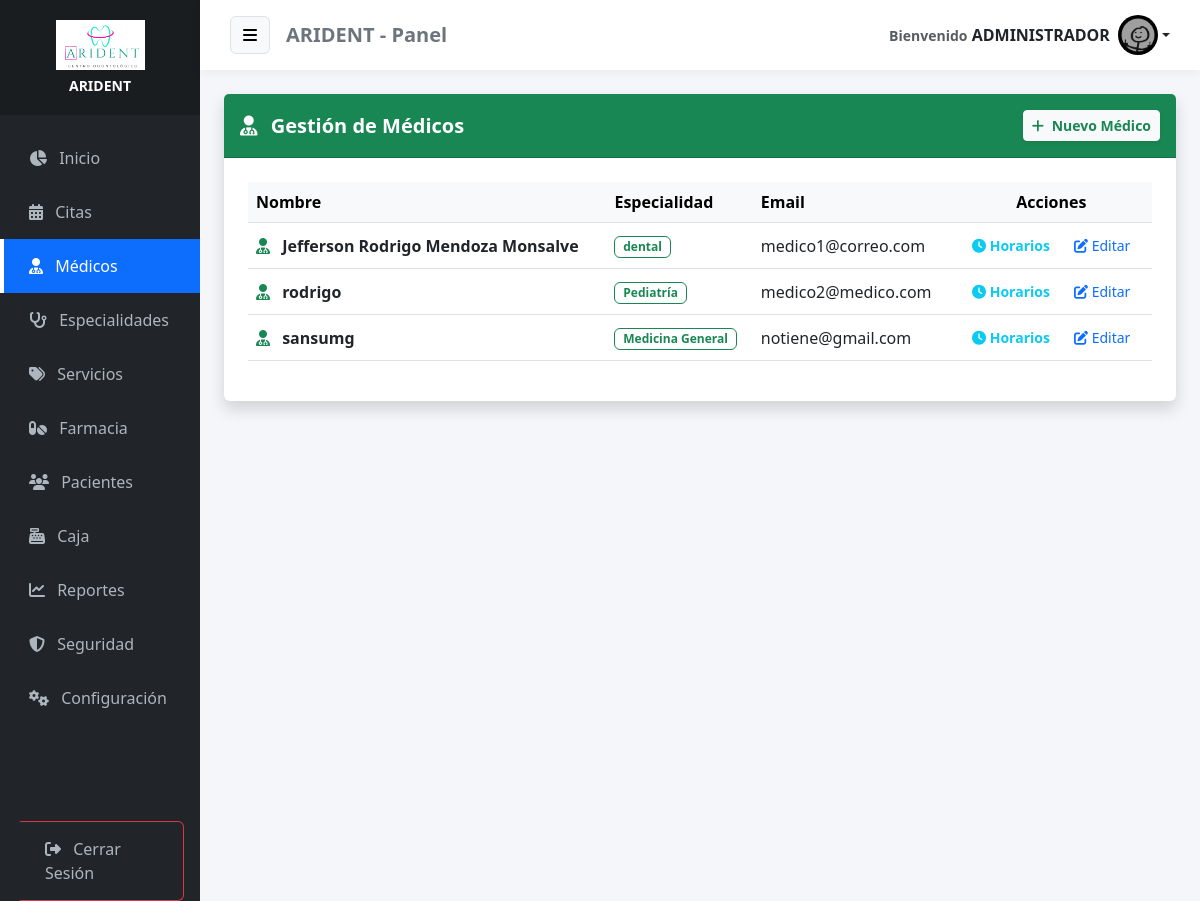
The app's page /medicos (signed in) with its own data.
### tables this page shows
CREATE TABLE IF NOT EXISTS `configuracion` (
  `id` int NOT NULL,
  `nombre_clinica` varchar(100) DEFAULT NULL,
  `direccion` varchar(255) DEFAULT NULL,
  `telefono` varchar(50) DEFAULT NULL,
  `email` varchar(100) DEFAULT NULL,
  `moneda` varchar(5) DEFAULT 'S/.',
  `logo` varchar(255) DEFAULT NULL,
  PRIMARY KEY (`id`)
);

CREATE TABLE IF NOT EXISTS `medicos` (
  `id_medico` int NOT NULL AUTO_INCREMENT,
  `id_usuario` int NOT NULL,
  `id_especialidad` int NOT NULL,
  `colegiatura` varchar(20) DEFAULT NULL,
  PRIMARY KEY (`id_medico`),
  KEY `id_usuario` (`id_usuario`),
  KEY `id_especialidad` (`id_especialidad`),
  CONSTRAINT `medicos_ibfk_1` FOREIGN KEY (`id_usuario`) REFERENCES `usuarios` (`id_usuario`),
  CONSTRAINT `medicos_ibfk_2` FOREIGN KEY (`id_especialidad`) REFERENCES `especialidades` (`id_especialidad`)
);

CREATE TABLE IF NOT EXISTS `usuarios` (
  `id_usuario` int NOT NULL AUTO_INCREMENT,
  `nombre` varchar(100) NOT NULL,
  `documento_identidad` varchar(20) DEFAULT NULL,
  `email` varchar(100) NOT NULL,
  `telefono` varchar(20) DEFAULT NULL,
  `grupo_sanguineo` varchar(5) DEFAULT NULL,
  `alergias` text,
  `enfermedades_cronicas` text,
  `password` varchar(255) NOT NULL,
  `avatar` varchar(255) DEFAULT NULL,
  `id_rol` int DEFAULT NULL,
  `fecha_creacion` timestamp NULL DEFAULT CURRENT_TIMESTAMP,
  PRIMARY KEY (`id_usuario`),
  UNIQUE KEY `email` (`email`),
  KEY `id_rol` (`id_rol`),
  CONSTRAINT `usuarios_ibfk_1` FOREIGN KEY (`id_rol`) REFERENCES `roles` (`id_rol`)
);

CREATE TABLE IF NOT EXISTS `especialidades` (
  `id_especialidad` int NOT NULL AUTO_INCREMENT,
  `nombre` varchar(100) NOT NULL,
  PRIMARY KEY (`id_especialidad`)
);

### app/controllers/MedicoController.php (called while the page is built, shortened)
<?php
require_once APP_ROOT . '/models/Medico.php';
class MedicoController {
   public function index() {
    $database = new Database();
    $db = $database->connect();
    $medicoModel = new Medico($db);
    $resultado = $medicoModel->leer();
    require_once APP_ROOT . '/views/admin/medicos.php';
}
}

### app/models/Configuracion.php (called while the page is built, shortened)
<?php
class Configuracion {
    private $conn;
    private $table = 'configuracion';
    public function __construct($db) {
        $this->conn = $db;
    }
    public function obtener() {
        $query = "SELECT * FROM " . $this->table . " WHERE id = 1";
        $stmt = $this->conn->prepare($query);
        $stmt->execute();
        return $stmt->fetch(PDO::FETCH_ASSOC);
    }
}

### app/models/Medico.php (called while the page is built, shortened)
<?php
class Medico {
    private $conn;
    private $table = 'medicos';
    public function __construct($db) { $this->conn = $db; }
    public function leer() {
        $query = 'SELECT m.id_medico, u.nombre, u.email, e.nombre as especialidad, m.id_especialidad FROM ' . $this->table . ' m JOIN usuarios u ON m.id_usuario = u.id_usuario JOIN especialidades e ON m.id_especialidad = e.id_especialidad ORDER BY u.nombre ASC';
        $stmt = $this->conn->prepare($query); $stmt->execute(); return $stmt;
    }
}

### app/views/admin/medicos.php (the view, shortened to what this page needs)
<?php require_once APP_ROOT . '/views/layouts/header.php'; ?>
<div class="card shadow border-0">
    <div class="card-header bg-success text-white d-flex justify-content-between align-items-center py-3">
        <h5 class="mb-0 fw-bold"><i class="fas fa-user-md me-2"></i> Gestión de Médicos</h5>
        <button class="btn btn-light text-success fw-bold btn-sm shadow-sm" data-bs-toggle="modal" data-bs-target="#modalMedico">
            <i class="fas fa-plus me-1"></i> Nuevo Médico
        </button>
    </div>
    <div class="card-body p-4">
        <div class="table-responsive">
            <table class="table table-hover align-middle" id="tablaPro">
                <thead class="table-light">
                    <tr>
                        <th>Nombre</th>
                        <th>Especialidad</th>
                        <th>Email</th>
                        <th class="text-center">Acciones</th>
                    </tr>
                </thead>
                <tbody>
                    <?php if($resultado->rowCount() > 0): ?>
                        <?php while($row = $resultado->fetch(PDO::FETCH_ASSOC)): ?>
                        <tr>
                            <td class="fw-bold">
                                <i class="fas fa-user-md text-success me-2"></i>
                                <?php echo htmlspecialchars($row['nombre']); ?>
                            </td>
                            <td>
                                <span class="badge bg-soft-success text-success border border-success bg-opacity-10">
                                    <?php echo htmlspecialchars($row['especialidad']); ?>
                                </span>
                            </td>
                            <td><?php echo htmlspecialchars($row['email']); ?></td>
                            <td class="text-center">
                                <a href="<?php echo BASE_URL; ?>/medicos/horarios?id=<?php echo $row['id_medico']; ?>" class="btn btn-sm btn-outline-info border-0 fw-bold me-1">
                                    <i class="fas fa-clock"></i> Horarios
                                </a>
                                <button class="btn btn-outline-primary btn-sm border-0"
                                        data-bs-toggle="modal"
                                        data-bs-target="#modalEditar"
                                        onclick="cargarDatos('<?php echo $row['id_medico']; ?>', '<?php echo addslashes($row['nombre']); ?>', '<?php echo $row['email']; ?>', '<?php echo $row['id_especialidad']; ?>')">
                                    <i class="fas fa-edit"></i> Editar
                                </button>
                            </td>
                        </tr>
                        <?php endwhile; ?>
                    <?php endif; ?>
                </tbody>
            </table>
        </div>
    </div>
</div>
<?php require_once APP_ROOT . '/views/layouts/footer.php'; ?>

### app/views/layouts/header.php (shortened to what this page needs)
<?php
require_once APP_ROOT . '/models/Configuracion.php';
$db_header = new Database();
$conn_header = $db_header->connect();
$configModel_header = new Configuracion($conn_header);
$empresa_header = $configModel_header->obtener();
$nombre_app = !empty($empresa_header['nombre_clinica']) ? $empresa_header['nombre_clinica'] : 'MediCitas';
$logo_app   = !empty($empresa_header['logo']) ? $empresa_header['logo'] : null;
$rol = $_SESSION['id_de_rol_de_usuario'] ?? 0;
$uri = $_SERVER['REQUEST_URI'];
?>
<!DOCTYPE html>
<html lang="es">
<head>
    <link href="https://cdn.jsdelivr.net/npm/bootstrap@5.3.0/dist/css/bootstrap.min.css" rel="stylesheet">
    <link rel="stylesheet" href="https://cdnjs.cloudflare.com/ajax/libs/font-awesome/6.4.0/css/all.min.css">
    <link rel="stylesheet" href="https://cdn.datatables.net/1.13.4/css/dataTables.bootstrap5.min.css">
    <link rel="stylesheet" href="https://cdn.datatables.net/buttons/2.3.6/css/buttons.bootstrap5.min.css">
    <link href="https://cdn.jsdelivr.net/npm/select2@4.1.0-rc.0/dist/css/select2.min.css" rel="stylesheet">
    <link href="https://cdn.jsdelivr.net/npm/select2-bootstrap-5-theme@1.3.0/dist/select2-bootstrap-5-theme.min.css" rel="stylesheet">
</head>
<body>
<div class="container-fluid">
    <div class="row flex-nowrap">
        <div class="col-auto col-md-3 col-xl-2 px-0 sidebar-col bg-dark" id="sidebar">
            <div class="logo-area">
                <?php if ($logo_app && file_exists(APP_ROOT . '/../public/uploads/' . $logo_app)): ?>
                    <div class="mb-2">
                        <img src="<?php echo BASE_URL; ?>/uploads/<?php echo $logo_app; ?>" class="img-fluid" style="max-height:50px;">
                    </div>
                    <h6 class="text-white mb-0 fw-bold small"><?php echo $nombre_app; ?></h6>
                <?php else: ?>
                    <h4 class="text-white mb-0">
                        <i class="fas fa-heartbeat text-primary"></i> <?php echo $nombre_app; ?>
                    </h4>
                <?php endif; ?>
            </div>
            <div class="sidebar-menu mt-3">
                <a href="<?= BASE_URL ?>/home" class="<?= strpos($uri,'home')!==false?'active':'' ?>">
                    <i class="fas fa-chart-pie me-2"></i> Inicio
                </a>
                <a href="<?= BASE_URL ?>/citas" class="<?= strpos($uri,'citas')!==false?'active':'' ?>">
                    <i class="fas fa-calendar-alt me-2"></i> Citas
                </a>
                <?php if ($rol == 1): ?>
                    <a href="<?= BASE_URL ?>/medicos" class="<?= strpos($uri,'medicos')!==false?'active':'' ?>"><i class="fas fa-user-md me-2"></i> Médicos</a>
                    <a href="<?= BASE_URL ?>/especialidades" class="<?= strpos($uri,'especialidades')!==false?'active':'' ?>"><i class="fas fa-stethoscope me-2"></i> Especialidades</a>
                    <a href="<?= BASE_URL ?>/servicios" class="<?= strpos($uri,'servicios')!==false?'active':'' ?>"><i class="fas fa-tags me-2"></i> Servicios</a>
                <?php endif; ?>
                <?php if ($rol == 1 || $rol == 4): ?>
                    <a href="<?= BASE_URL ?>/medicamentos" class="<?= strpos($uri,'medicamentos')!==false?'active':'' ?>"><i class="fas fa-pills me-2"></i> Farmacia</a>
                    <a href="<?= BASE_URL ?>/pacientes" class="<?= strpos($uri,'pacientes')!==false?'active':'' ?>"><i class="fas fa-users me-2"></i> Pacientes</a>
                    <a href="<?= BASE_URL ?>/pagos" class="<?= strpos($uri,'pagos')!==false?'active':'' ?>"><i class="fas fa-cash-register me-2"></i> Caja</a>
                <?php endif; ?>
                <?php if ($rol == 1): ?>
                    <a href="<?= BASE_URL ?>/reportes" class="<?= strpos($uri,'reportes')!==false?'active':'' ?>"><i class="fas fa-chart-line me-2"></i> Reportes</a>
                    <a href="<?= BASE_URL ?>/auditoria" class="<?= strpos($uri,'auditoria')!==false?'active':'' ?>"><i class="fas fa-shield-alt me-2"></i> Seguridad</a>
                    <a href="<?= BASE_URL ?>/configuracion" class="<?= strpos($uri,'configuracion')!==false?'active':'' ?>"><i class="fas fa-cogs me-2"></i> Configuración</a>
                <?php endif; ?>
                <div class="mt-5 pt-5 px-3">
                    <a href="<?= BASE_URL ?>/auth/logout" class="btn btn-outline-danger w-100 text-start">
                        <i class="fas fa-sign-out-alt me-2"></i> Cerrar Sesión
                    </a>
                </div>
            </div>
        </div>
        <div class="col content-col">
            <div class="top-navbar mb-4">
                <div class="d-flex align-items-center">
                    <button class="btn btn-light me-3 border" id="menu-toggle"><i class="fas fa-bars"></i></button>
                    <h5 class="m-0 text-secondary fw-bold d-none d-md-block"><?= $nombre_app ?> - Panel</h5>
                </div>
                <div class="dropdown">
                    <a class="nav-link dropdown-toggle fw-bold text-dark d-flex align-items-center" data-bs-toggle="dropdown">
                        <div class="me-2 text-end d-none d-md-block">
                            <small class="text-muted">Bienvenido</small>
                            <span><?= $_SESSION['user_name'] ?? 'Usuario' ?></span>
                        </div>
                        <?php if (!empty($_SESSION['user_avatar']) && file_exists(APP_ROOT . '/../public/uploads/' . $_SESSION['user_avatar'])): ?>
                            <img src="<?= BASE_URL ?>/uploads/<?= $_SESSION['user_avatar'] ?>" class="rounded-circle" style="width:40px;height:40px;">
                        <?php else: ?>
                            <i class="fas fa-user-circle fa-2x text-primary"></i>
                        <?php endif; ?>
                    </a>
                </div>
            </div>
            <div class="container-fluid px-4">

### app/views/layouts/header.php (style rules this page uses)
body { background-color: #f4f6f9; font-family: 'Segoe UI', sans-serif; overflow-x: hidden; }
.sidebar-col { min-height: 100vh; background: #212529; box-shadow: 2px 0 5px rgba(0,0,0,0.1); padding: 0; transition: all 0.3s; }
.logo-area { background: #1a1d20; padding: 20px 0; text-align: center; }
.sidebar-menu a { color: #adb5bd; text-decoration: none; display: block; padding: 15px 25px; border-left: 4px solid transparent; transition: 0.3s; }
.sidebar-menu a.active { background: #0d6efd; color: white; border-left-color: white; }
.content-col { padding: 0; background-color: #f4f6f9; transition: all 0.3s; }
.top-navbar { background: white; padding: 15px 30px; box-shadow: 0 2px 10px rgba(0,0,0,0.05); display: flex; justify-content: space-between; align-items: center; }

### records on screen
configuracion: logo (picture), nombre_clinica "ARIDENT"
medicos: id_usuario.nombre "Jefferson Rodrigo Mendoza Monsalve", id_especialidad.nombre "dental", id_usuario.email "medico1@correo.com"
medicos: id_usuario.nombre "rodrigo", id_especialidad.nombre "Pediatría", id_usuario.email "medico2@medico.com"
medicos: id_usuario.nombre "sansumg", id_especialidad.nombre "Medicina General", id_usuario.email "notiene@gmail.com"

### other values on screen
$_SESSION['user_name'] "ADMINISTRADOR"
